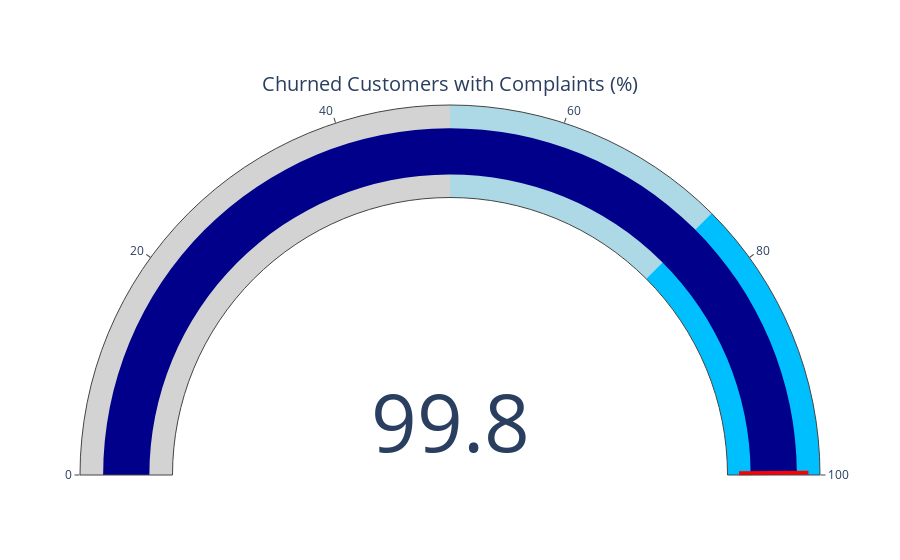

Notebook source saved alongside this figure:
### Code cell
import plotly.graph_objects as go
fig = go.Figure(go.Indicator(
    mode="gauge+number",
    value=complain_churn_rate,
    title={'text': "Churned Customers with Complaints (%)"},
    gauge={
        'axis': {'range': [0, 100]},  # 0 to 100 percent
        'bar': {'color': "darkblue"},
        'steps': [
            {'range': [0, 50], 'color': "lightgray"},
            {'range': [50, 75], 'color': "lightblue"},
            {'range': [75, 100], 'color': "deepskyblue"}
        ],
        'threshold': {
            'line': {'color': "red", 'width': 4},
            'thickness': 0.75,
            'value': complain_churn_rate  # Mark the percentage value
        }
    }
))

fig.show()

### Figure 1 — Plotly figure (JSON) as saved in the notebook; plotly's stock layout.template omitted (floating-point values rounded to 4 significant figures)
{"data": [{"gauge": {"axis": {"range": [0, 100]}, "bar": {"color": "darkblue"}, "steps": [{"color": "lightgray", "range": [0, 50]}, {"color": "lightblue", "range": [50, 75]}, {"color": "deepskyblue", "range": [75, 100]}], "threshold": {"line": {"color": "red", "width": 4}, "thickness": 0.75, "value": 99.8}}, "mode": "gauge+number", "title": {"text": "Churned Customers with Complaints (%)"}, "type": "indicator", "value": 99.8}], "layout": {"autosize": true}}
